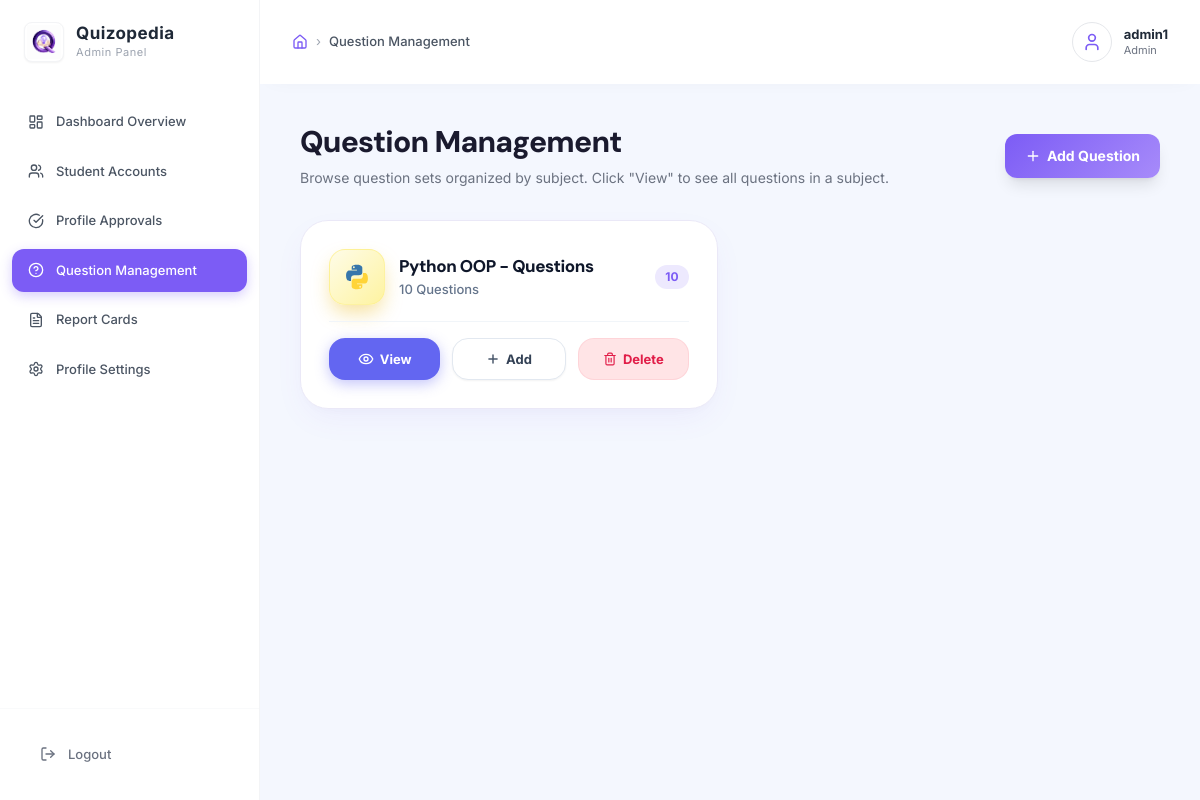
The app's page /questions/ (signed in), older data.
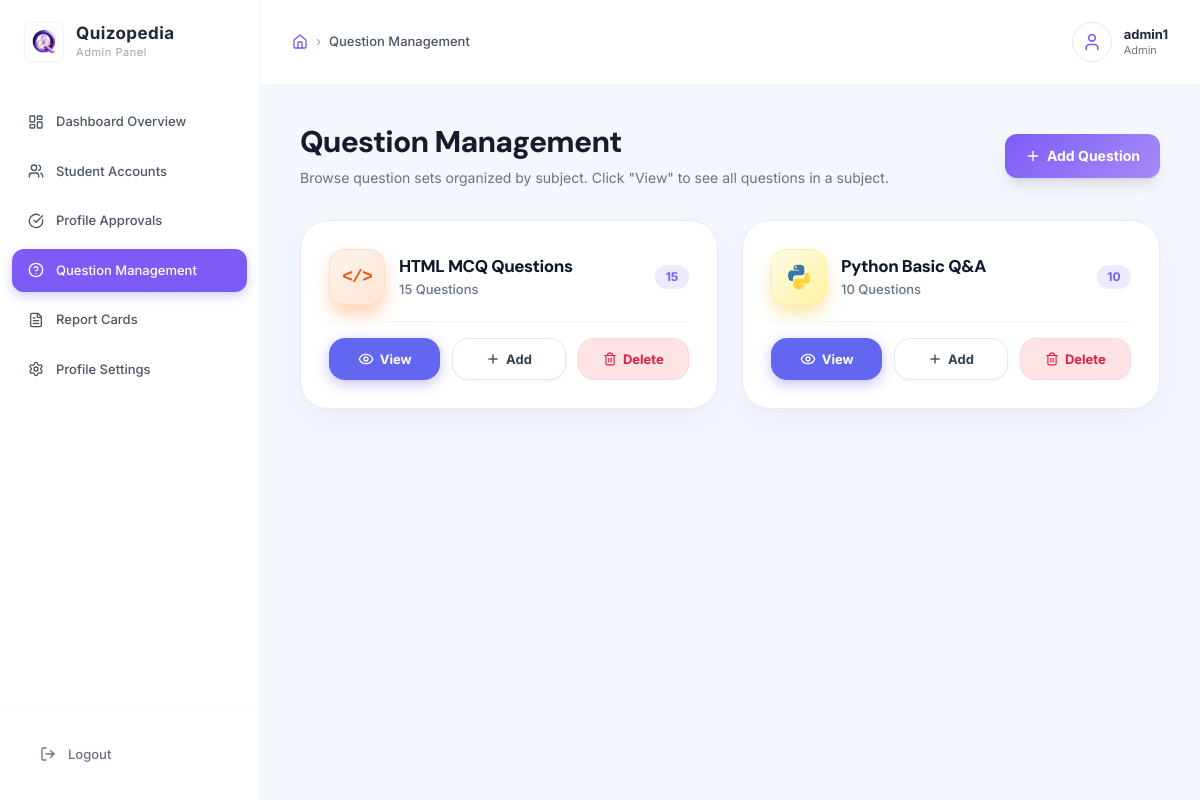
The same page, newer data.
### user/models.py (models this page shows, shortened)
class Subject(models.Model):
    name = models.CharField(max_length=150)
    description = models.TextField(blank=True)

### adminpanel/views.py (the view)
# urls.py: path('questions/', views.question_list, name='question_list'),
@admin_required
def question_list(request):
    subjects = Subject.objects.filter(questions__isnull=False).distinct().order_by('name')
    subject_data = []
    for subject in subjects:
        qs = subject.questions.all()
        subject_data.append({
            'subject': subject,
            'count': qs.count(),
        })
    return render(request, 'adminpanel/question_list.html', {
        'subject_data': subject_data
    })

### adminpanel/context_processors.py (called while the page is built)
def pending_approvals_count(request):
    if request.user.is_authenticated and (request.user.is_staff or request.user.is_superuser):
        count = ProfileUpdateRequest.objects.filter(status='pending').count()
        return {'pending_approvals_count': count}
    return {'pending_approvals_count': 0}

### adminpanel/templates/adminpanel/question_list.html (shortened to what the changed rows need)
{% extends 'adminpanel/base.html' %}
{% block content %}
<div class="mb-8 flex flex-col sm:flex-row sm:items-center sm:justify-between gap-4">
  <div>
    <h1 class="text-3xl font-extrabold tracking-tight mb-2 text-[var(--text-main)]">Question Management</h1>
  </div>
</div>
{% if subject_data %}
<div class="grid grid-cols-1 md:grid-cols-2 lg:grid-cols-2 xl:grid-cols-3 gap-6">
  {% for item in subject_data %}
  <div class="rounded-[28px] p-6 sm:p-7 flex flex-col gap-4 bg-white border border-[#eae8f7] shadow-[0_12px_32px_-6px_rgba(124,92,245,0.08),0_4px_12px_rgba(0,0,0,0.02)] hover:shadow-[0_16px_40px_-6px_rgba(124,92,245,0.14)] hover:border-[#7c5cf5]/40 transition-all duration-300 group">
    <div class="flex items-center justify-between gap-3">
      <div class="flex items-center gap-3.5 min-w-0">
        {% if 'html' in item.subject.name|lower or 'web' in item.subject.name|lower %}
        <div class="w-14 h-14 rounded-2xl bg-gradient-to-br from-[#fff3eb] to-[#ffe5d6] border border-orange-200/60 shadow-[0_10px_20px_-3px_rgba(249,115,22,0.4)] flex items-center justify-center shrink-0">
          <span class="font-extrabold text-[#ea580c] text-lg font-mono tracking-tighter">&lt;/&gt;</span>
        </div>
        {% elif 'python' in item.subject.name|lower %}
        <div class="w-14 h-14 rounded-2xl bg-gradient-to-br from-[#fefce8] to-[#fef3a0] border border-yellow-200/70 shadow-[0_10px_20px_-3px_rgba(234,179,8,0.4)] flex items-center justify-center shrink-0">
        </div>
        {% elif 'django' in item.subject.name|lower %}
        <div class="w-14 h-14 rounded-2xl bg-gradient-to-br from-[#f0fdf4] to-[#dcfce7] border border-emerald-200/60 shadow-[0_10px_20px_-3px_rgba(16,185,129,0.35)] flex items-center justify-center shrink-0">
          <i data-lucide="layers" class="w-6 h-6 text-[#16a34a]"></i>
        </div>
        {% elif 'math' in item.subject.name|lower %}
        <div class="w-14 h-14 rounded-2xl bg-gradient-to-br from-[#eef2ff] to-[#e0e7ff] border border-indigo-200/60 shadow-[0_10px_20px_-3px_rgba(99,102,241,0.35)] flex items-center justify-center shrink-0">
          <i data-lucide="calculator" class="w-6 h-6 text-[#4f46e5]"></i>
        </div>
        {% elif 'science' in item.subject.name|lower or 'physics' in item.subject.name|lower %}
        <div class="w-14 h-14 rounded-2xl bg-gradient-to-br from-[#faf5ff] to-[#f3e8ff] border border-purple-200/60 shadow-[0_10px_20px_-3px_rgba(168,85,247,0.35)] flex items-center justify-center shrink-0">
          <i data-lucide="atom" class="w-6 h-6 text-[#9333ea]"></i>
        </div>
        {% else %}
        <div class="w-14 h-14 rounded-2xl bg-gradient-to-br from-[#f0f9ff] to-[#e0f2fe] border border-blue-200/60 shadow-[0_10px_20px_-3px_rgba(59,130,246,0.35)] flex items-center justify-center shrink-0">
          <i data-lucide="book-open" class="w-6 h-6 text-[#2563eb]"></i>
        </div>
        {% endif %}
        <div class="min-w-0 flex-1">
          <h2 class="text-[17px] font-extrabold text-[#0f172a] tracking-tight leading-snug truncate" title="{{ item.subject.name }}">
            {{ item.subject.name }}
          </h2>
          <p class="text-[13px] text-[#64748b] font-medium mt-0.5">
            {{ item.count }} Question{{ item.count|pluralize }}
          </p>
        </div>
      </div>
      <span class="inline-flex items-center justify-center min-w-[34px] px-2.5 py-1 rounded-full text-xs font-bold bg-[#ede9fe] text-[#7c5cf5] shrink-0">
        {{ item.count }}
      </span>
    </div>
    <div class="pt-4 border-t border-[#f1f5f9] flex items-center gap-2.5 sm:gap-3">
      <a href="{% url 'subject_questions' item.subject.id %}"
        class="flex-1 h-[42px] rounded-[16px] font-bold text-xs sm:text-[13px] bg-[#6366f1] hover:bg-[#5457e5] text-white flex items-center justify-center gap-1.5 shadow-[0_4px_14px_rgba(99,102,241,0.38)] transition-all duration-200 active:scale-95">
        <i data-lucide="eye" class="w-4 h-4 text-white"></i> View
      </a>
      <a href="{% url 'question_add_mcq' %}?subject={{ item.subject.name|urlencode }}"
        class="flex-1 h-[42px] rounded-[16px] font-bold text-xs sm:text-[13px] bg-white hover:bg-slate-50 text-[#334155] border border-[#e2e8f0] flex items-center justify-center gap-1.5 shadow-sm transition-all duration-200 active:scale-95">
        <i data-lucide="plus" class="w-3.5 h-3.5 stroke-[2.5] text-[#475569]"></i> Add
      </a>
      <form method="POST" action="{% url 'subject_delete' item.subject.id %}" onsubmit="return confirm('Are you sure you want to delete the entire quiz \'{{ item.subject.name|escapejs }}\' and all its {{ item.count }} questions? This cannot be undone.');" class="flex-1 m-0 p-0">
        <button type="submit"
          class="w-full h-[42px] rounded-[16px] font-bold text-xs sm:text-[13px] bg-[#ffe4e6] hover:bg-[#fecdd3] text-[#e11d48] border border-[#fecdd3]/70 flex items-center justify-center gap-1.5 transition-all duration-200 active:scale-95" title="Delete entire quiz">
          <i data-lucide="trash-2" class="w-3.5 h-3.5 text-[#e11d48]"></i> Delete
        </button>
      </form>
    </div>
  </div>
  {% endfor %}
</div>
{% endif %}
{% endblock %}

Row changes from the older to the newer data that the page shows:
removed Subject: subject.name "Python OOP - Questions", count "10"
added Subject: subject.name "HTML MCQ Questions", count "15"
added Subject: subject.name "Python Basic Q&A", count "10"
